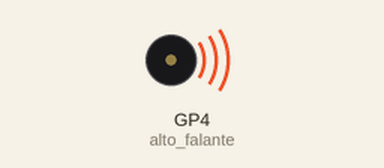
Simulated run of this program. Board: Raspberry Pi Pico running MicroPython. On the bench: buzzer (waves = sounding).

Above: at 0.2 s.
Timing chart, 0 to 19.6 s (numbered marks = the images above):
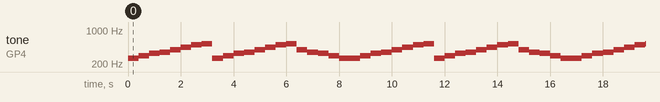

The program:

O_Natal_dos_Animais.py
```python
from machine import Pin, PWM
import time

# Conecte o alto-falante ou buzzer passivo ao pino GP4
alto_falante = PWM(Pin(4))

# Frequências das notas musicais
notas = {
    'C4': 261,
    'D4': 294,
    'E4': 329,
    'F4': 349,
    'G4': 392,
    'A4': 440,
    'B4': 494,
    'C5': 523,
}

# Música "O Natal dos Animais"
musica = [
    ('C4', 1), ('D4', 1), ('E4', 1), ('F4', 1), ('G4', 1), ('A4', 1), ('B4', 1),
    ('C5', 1), ('C4', 1), ('D4', 1), ('E4', 1), ('F4', 1), ('G4', 1), ('A4', 1),
    ('B4', 1), ('C5', 1), ('G4', 1), ('F4', 1), ('E4', 1), ('D4', 1), ('C4', 1),
    ('C4', 1), ('D4', 1), ('E4', 1), ('F4', 1), ('G4', 1), ('A4', 1), ('B4', 1),
    ('C5', 1), ('C4', 1), ('D4', 1), ('E4', 1), ('F4', 1), ('G4', 1), ('A4', 1),
    ('B4', 1), ('C5', 1), ('G4', 1), ('F4', 1), ('E4', 1), ('D4', 1), ('C4', 1),
    ('C4', 1), ('D4', 1), ('E4', 1), ('F4', 1), ('G4', 1), ('A4', 1), ('B4', 1),
    ('C5', 1), ('C4', 1), ('D4', 1), ('E4', 1), ('F4', 1), ('G4', 1), ('A4', 1),
    ('B4', 1), ('C5', 1), ('G4', 1), ('F4', 1), ('E4', 1), ('D4', 1), ('C4', 1),
]

# Função para tocar a música
def tocar_musica():
    for nota, duracao in musica:
        freq = notas[nota]
        alto_falante.freq(freq)
        alto_falante.duty_u16(32768)
        time.sleep_ms(400 * duracao)
        alto_falante.duty_u16(0)

while True:
    tocar_musica()
    time.sleep(5)
```

Measured:
- by itself, tone on GP4 (alto_falante): plays 261 Hz for 0.40 s, 294 Hz for 0.40 s, 329 Hz for 0.40 s, 349 Hz for 0.40 s, 392 Hz for 0.40 s, 440 Hz for 0.40 s … (266 notes in this stretch)
